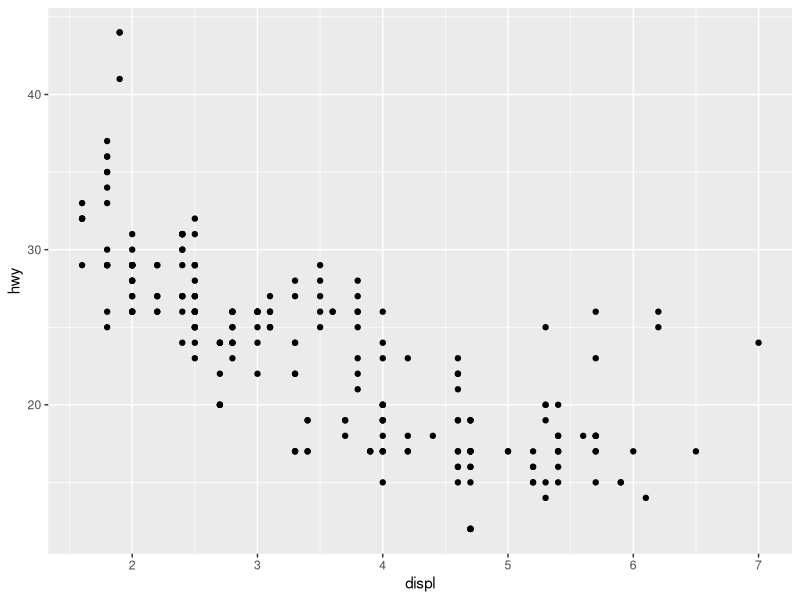
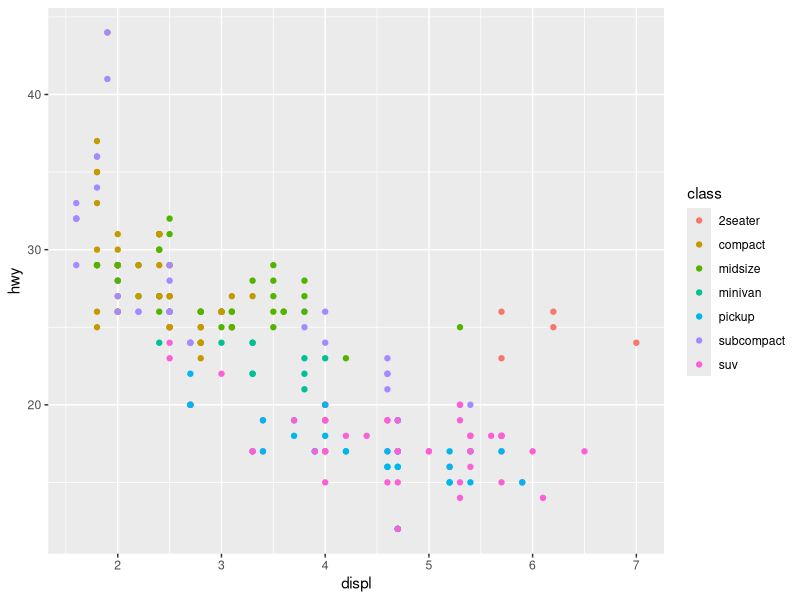
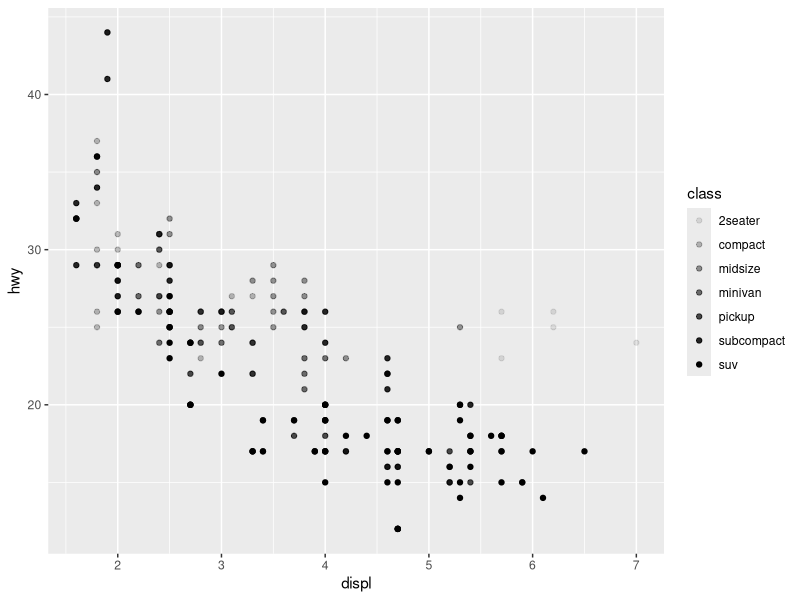
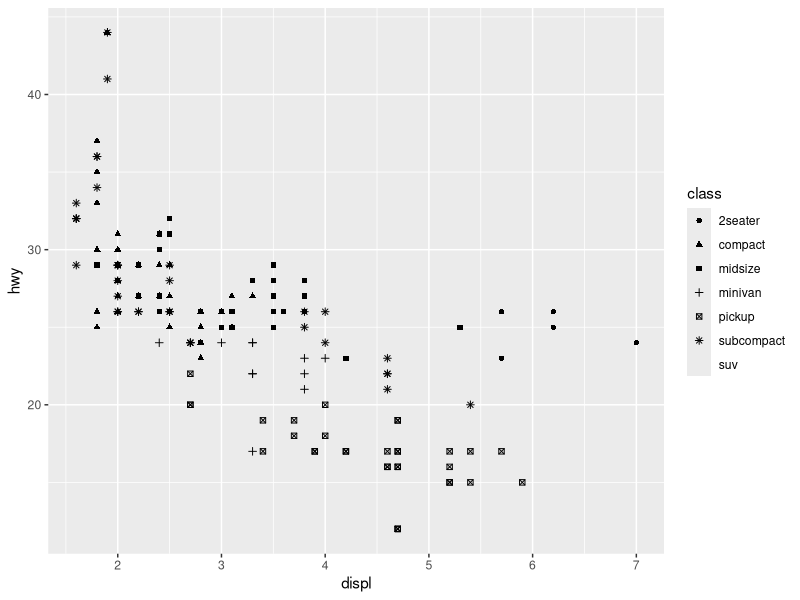
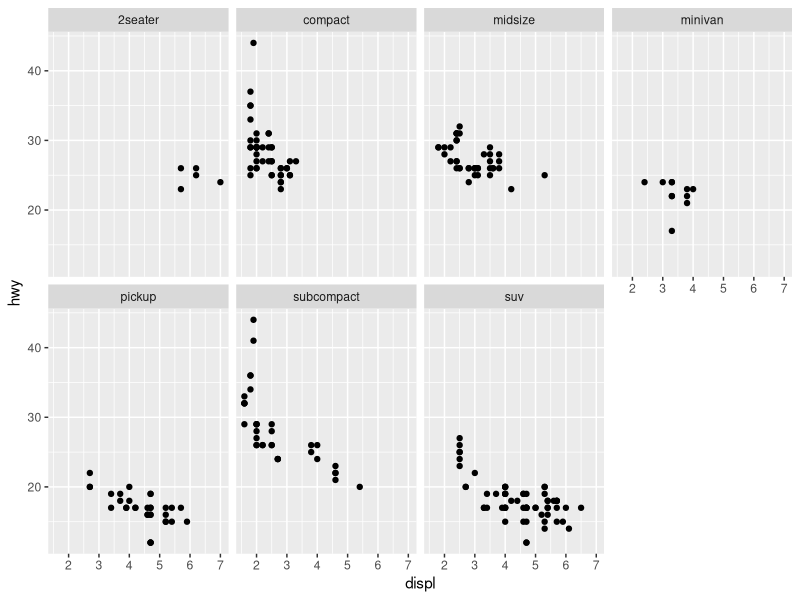
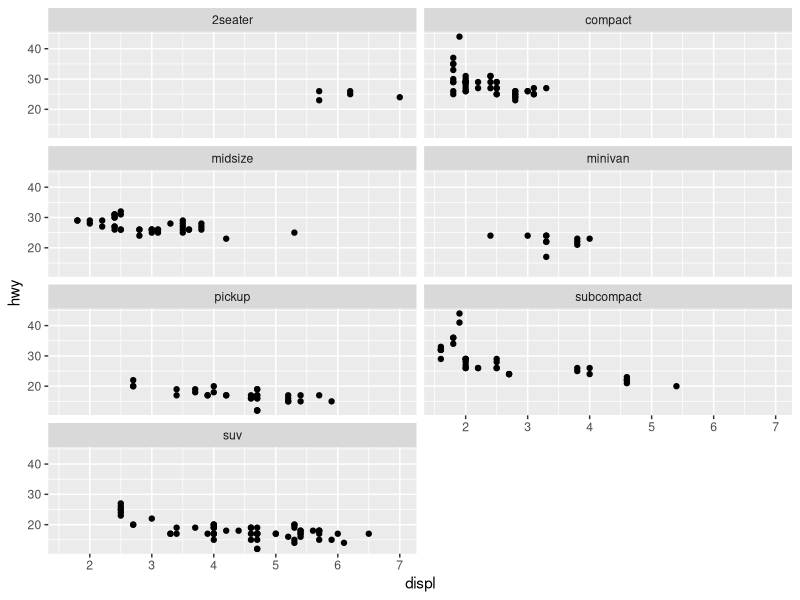
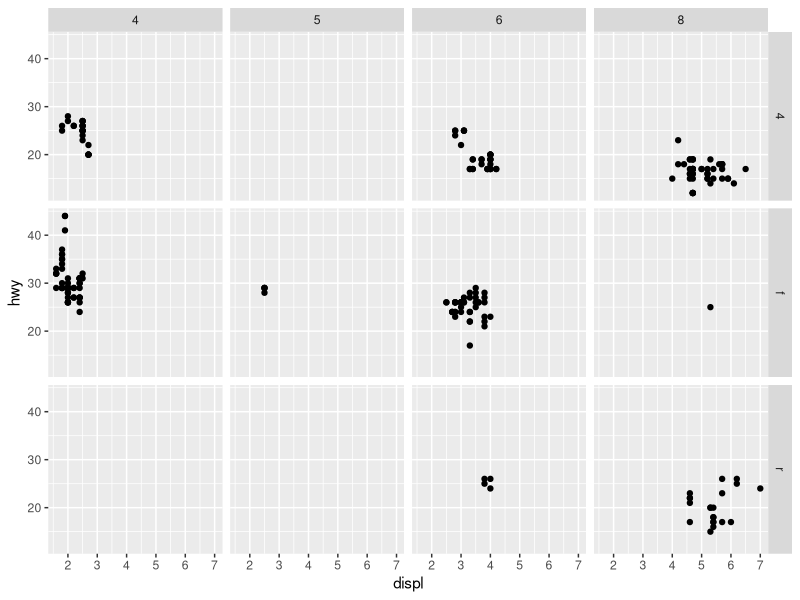
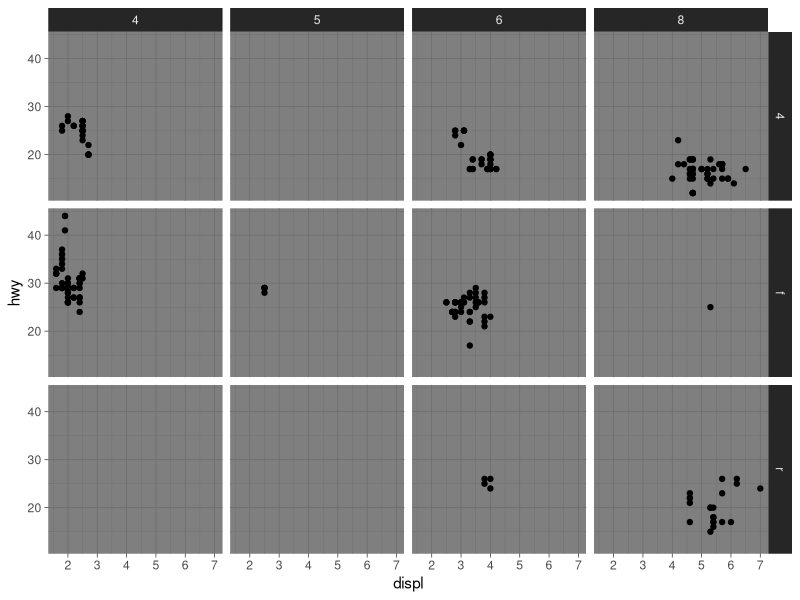

Generate these figures, in order, with R:
## ---- chunk 1
knitr::opts_chunk$set(echo = TRUE)
## ---- chunk 2
library(ggplot2)
data(mpg)
head(mpg)
tail(mpg)
summary(mpg)

## ---- chunk 3
ggplot(data = mpg) + 
  geom_point(mapping = aes(x = displ, y = hwy))
## ---- chunk 4
ggplot(data = mpg) + 
  geom_point(mapping = aes(x = displ, y = hwy, color = class))
## ---- chunk 5
ggplot(data = mpg) + 
  geom_point(mapping = aes(x = displ, y = hwy, alpha = class))
## ---- chunk 6
ggplot(data = mpg) + 
  geom_point(mapping = aes(x = displ, y = hwy, shape = class))
## ---- chunk 7
ggplot(data = mpg) + 
  geom_point(mapping = aes(x = displ, y = hwy)) + 
  facet_wrap(~ class, nrow = 2)
## ---- chunk 8
ggplot(data = mpg) + 
    geom_point(mapping = aes(x = displ, y = hwy)) + 
     facet_wrap(~ class, ncol=2)
## ---- chunk 9
ggplot(data = mpg) + 
  geom_point(mapping = aes(x = displ, y = hwy)) + 
  facet_grid(drv ~ cyl)
## ---- chunk 10
ggplot(data = mpg) + 
  geom_point(mapping = aes(x = displ, y = hwy)) + 
  facet_grid(drv ~ cyl) + theme_dark()

## ---- chunk 11
ggplot(data = mpg) + 
  geom_point(mapping = aes(x = displ, y = hwy)) +  theme_linedraw()

## ---- chunk 12
#install.packages("gridExtra")
library(gridExtra)
## ---- chunk 13
p1 <- ggplot(data=mpg, aes(x=displ)) + geom_bar(fill='blue')
p2 <- ggplot(data=mpg, aes(x=displ)) + geom_boxplot() 
p3 <- ggplot(data=mpg, aes(x=displ, y=hwy)) + geom_point(color="red")
grid.arrange(p1, p2, p3, ncol=2)

